Frame 1 (no input): blank canvas, image omitted
Frame 60 (the mouse pressed at the canvas centre just before this capture): blank canvas, image omitted
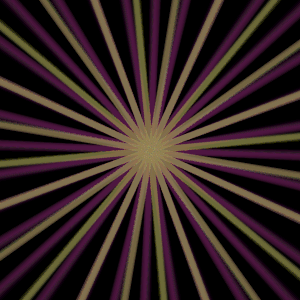
Frame 120 (the mouse held since frame 60 and released just before this capture)

The Processing sketch whose frames 1 and 60 were blank and that drew this single picture after the mouse press (run headless with seeded random() and noise(); from frame 60 on, the mouse is pressed at the canvas centre):

// Processing sketch: processing_164838
// ── processing_164838.pde

void setup () {
  size (300, 300);
  smooth ();
}

void draw (){
  background (0);
  float d = dist (width/2, height/2, mouseX, mouseY);
   translate (150, 150);
   for (int i = 0; i < 10; i ++){
     for (float b = 0; b <50; b += PI/16){
      stroke (100, 40, 86, i);
       strokeWeight (6);
       rotate (b);
       line (width/2, height/2, d*2, d/52);
     }
     
   }
  
   
       for (int a = 0; a < 10; a ++){
     for (float c = 0; c <50; c += PI/12){
       strokeWeight (6);
       rotate (c);
     
     
     stroke (150, 134, 86, a);
    
   line (width/2, height/2, d*5, d/2);
  
     }

}
     }
